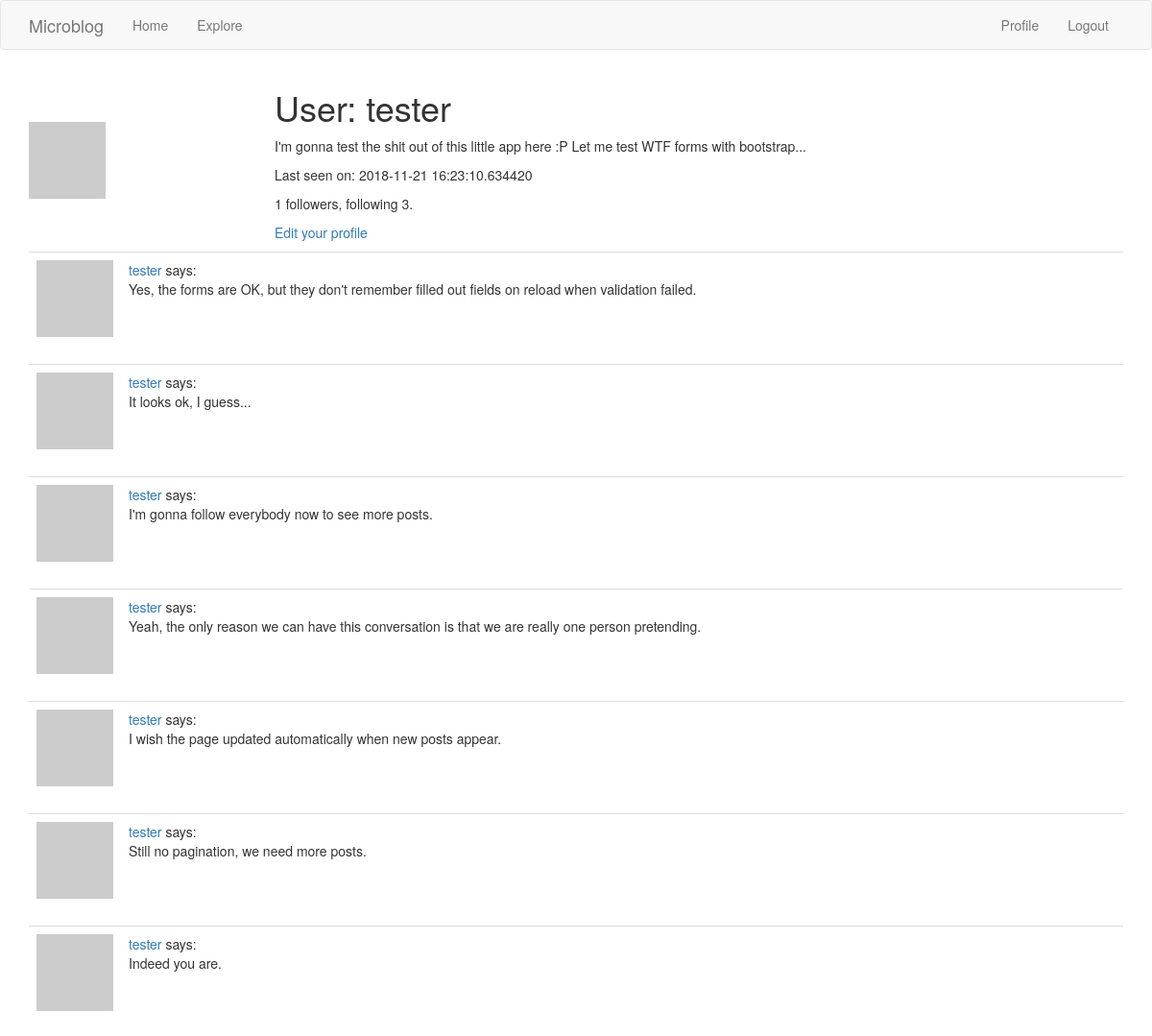
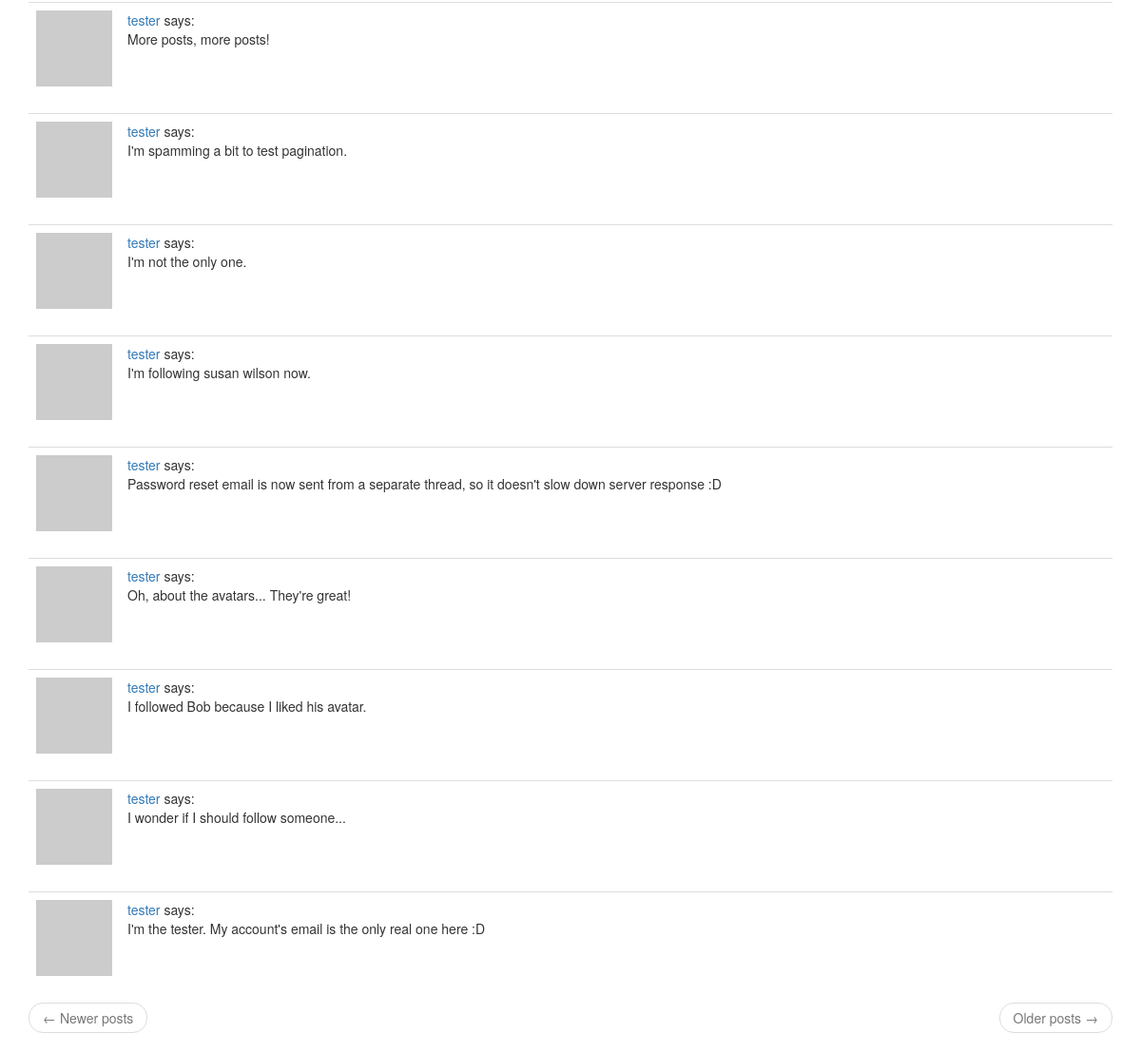
Page /user/tester (signed in) on the committed database (2 pictures, top to bottom).
### app/models.py (models this page shows, shortened)
class User(UserMixin, db.Model):
    id = db.Column(db.Integer, primary_key=True)
    username = db.Column(db.String(64), index=True, unique=True)
    email = db.Column(db.String(120), index=True, unique=True)
    password_hash = db.Column(db.String(128))
    about_me = db.Column(db.String(140))
    last_seen = db.Column(db.DateTime, default=datetime.utcnow)
    posts = db.relationship('Post', backref='author', lazy='dynamic')
    followed = db.relationship(
        'User', secondary=followers,
        primaryjoin=(followers.c.follower_id == id),
        secondaryjoin=(followers.c.followed_id == id),
        backref=db.backref('followers', lazy='dynamic'), lazy='dynamic')
    def avatar(self, size):
        digest = md5(self.email.lower().encode('utf-8')).hexdigest()
        return 'https://www.gravatar.com/avatar/{}?d=retro&s={}'.format(
            digest, size)

class Post(db.Model):
    id = db.Column(db.Integer, primary_key=True)
    body = db.Column(db.String(140))
    timestamp = db.Column(db.DateTime, index=True, default=datetime.utcnow)
    user_id = db.Column(db.Integer, db.ForeignKey('user.id'))

### app/routes.py (the view)
@app.route('/user/<username>')
@login_required
def user(username):
    user = User.query.filter_by(username=username).first_or_404()
    page = request.args.get('page', 1, type=int)
    posts = user.posts.order_by(Post.timestamp.desc()).paginate(
        page, app.config['POSTS_PER_PAGE'], False)
    next_url = url_for('user', username=user.username, page=posts.next_num) \
        if posts.has_next else None
    prev_url = url_for('user', username=user.username, page=posts.prev_num) \
        if posts.has_prev else None
    return render_template('user.html', user=user, posts=posts.items,
                           prev_url=prev_url, next_url=next_url)

### app/models.py (called while the page is built)
@login.user_loader
def load_user(id):
    return User.query.get(int(id))

### app/routes.py (called while the page is built)
@app.before_request
def before_request():
    if current_user.is_authenticated:
        current_user.last_seen = datetime.utcnow()
        db.session.commit()

### app/templates/user.html
{% extends "base.html" %}
{% block app_content %}
  <table class="tabe table-hover">
    <tr>
      <td width="256px"><img src="{{ user.avatar(256) }}"></td>
      <td>
        <h1>User: {{ user.username }}</h1>
        {% if user.about_me %}
          <p>{{ user.about_me }}</p>
        {% endif %}
        {% if user.last_seen %}
          <p>Last seen on: {{ user.last_seen }}</p>
        {% endif %}
        <p>{{ user.followers.count() }} followers, following {{ user.followed.count() }}.</p>
        {% if user == current_user %}
          <p><a href="{{ url_for('edit_profile') }}">Edit your profile</a></p>
        {% elif not current_user.is_following(user) %}
          <p><a href="{{ url_for('follow', username=user.username) }}">Follow</a></p>
        {% else %}
          <p><a href="{{ url_for('unfollow', username=user.username) }}">Unfollow</a></p>
        {% endif %}
      </td>
    </tr>
  </table>
  {% for post in posts %}
    {% include '_post.html' %}
  {% endfor %}
  {% include '_page_nav.html' %}
{% endblock %}

### app/templates/_post.html
<table class="table table-hover">
  <tr>
    <td width="70px"><img src="{{ post.author.avatar(70) }}"></td>
    <td>
      <a href="{{ url_for('user', username=post.author.username) }}">
        {{ post.author.username }}
      </a>
      says:
      <br>
      {{ post.body }}
    </td>
  </tr>
</table>

### rows in the picture
User: username "tester", about_me "I'm gonna test the shit out of this little app here :P Let me test WTF forms with bootstrap...", last_seen "2018-11-21 16:23:10.634420"
Post: author.username "tester", body "Yes, the forms are OK, but they don't remember filled out fields on reload when validation failed."
Post: author.username "tester", body "It looks ok, I guess..."
Post: author.username "tester", body "I'm gonna follow everybody now to see more posts."
Post: author.username "tester", body "Yeah, the only reason we can have this conversation is that we are really one person pretending."
Post: author.username "tester", body "I wish the page updated automatically when new posts appear."
Post: author.username "tester", body "Still no pagination, we need more posts."
Post: author.username "tester", body "Indeed you are."
Post: author.username "tester", body "More posts, more posts!"
Post: author.username "tester", body "I'm spamming a bit to test pagination."
Post: author.username "tester", body "I'm not the only one."
Post: author.username "tester", body "I'm following susan wilson now."
Post: author.username "tester", body "Password reset email is now sent from a separate thread, so it doesn't slow down server response :D"
Post: author.username "tester", body "Oh, about the avatars... They're great!"
Post: author.username "tester", body "I followed Bob because I liked his avatar."
Post: author.username "tester", body "I wonder if I should follow someone..."
Post: author.username "tester", body "I'm the tester. My account's email is the only real one here :D"

### other values in the picture
{{ user.followers.count() }} "1"
{{ user.followed.count() }} "3"
